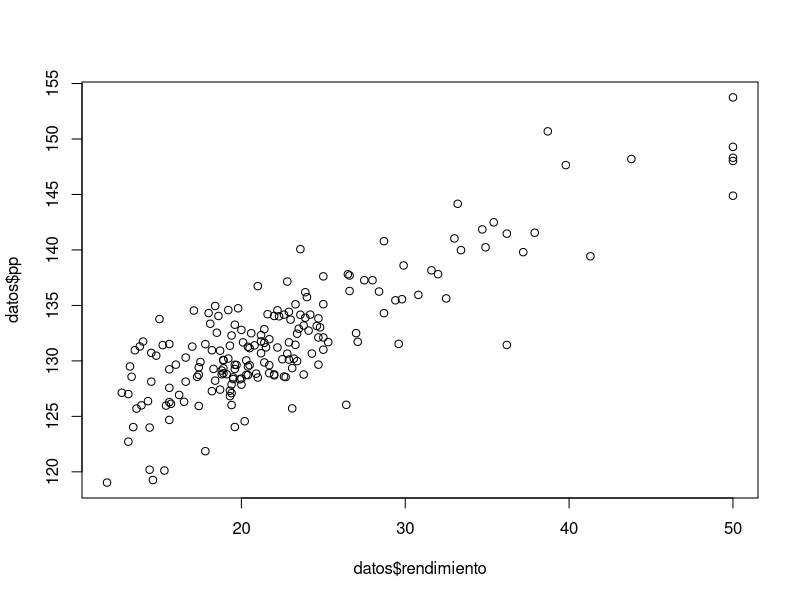
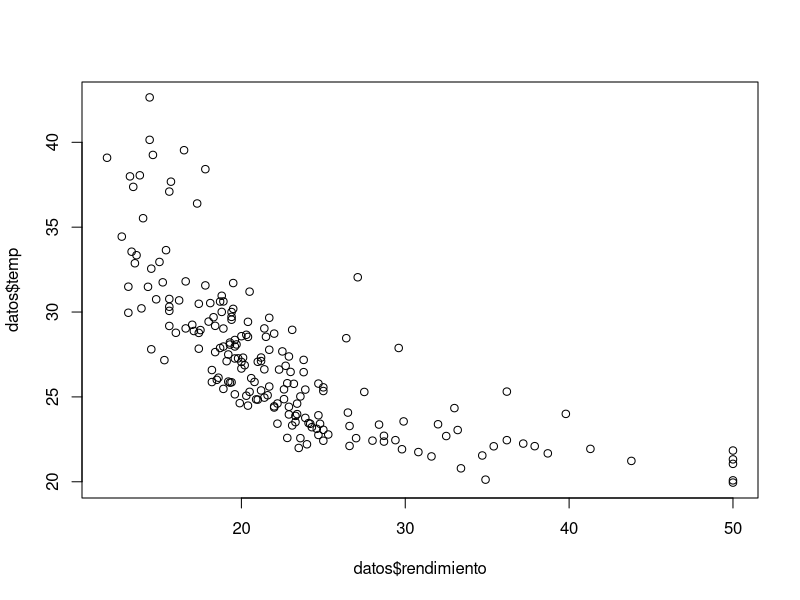
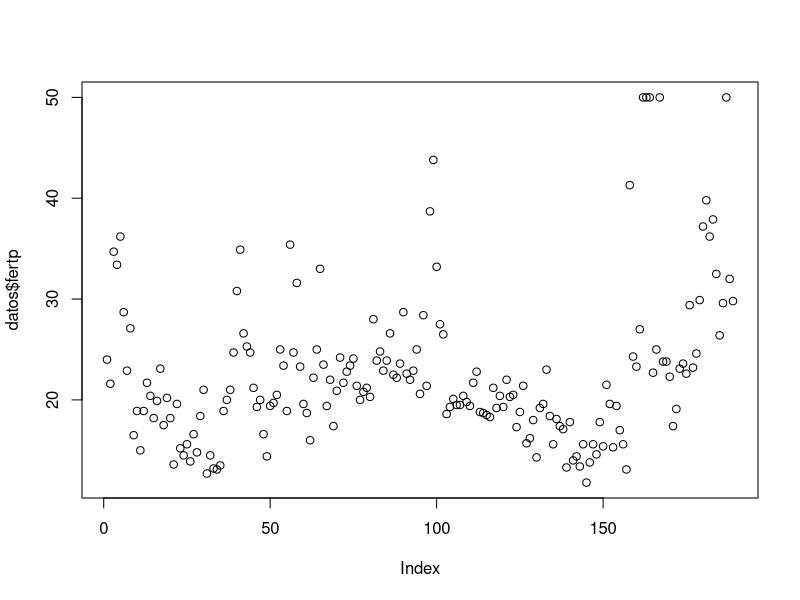
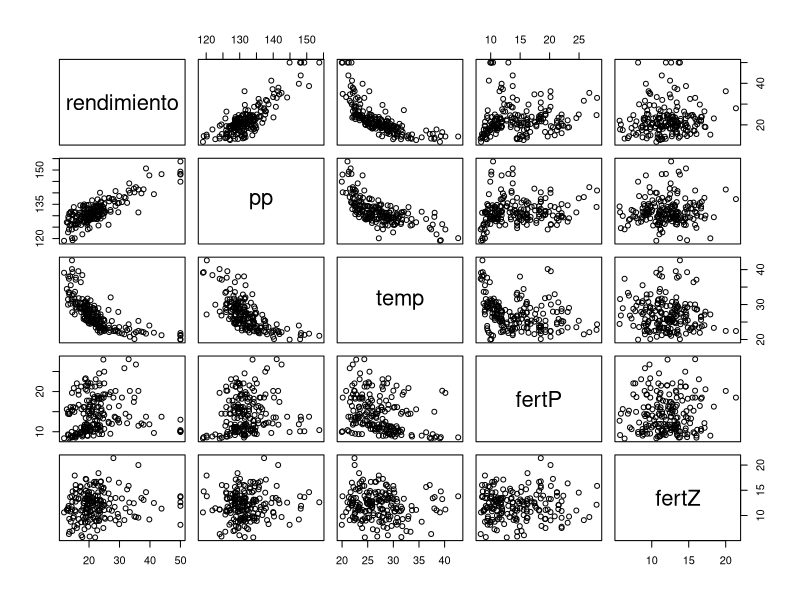
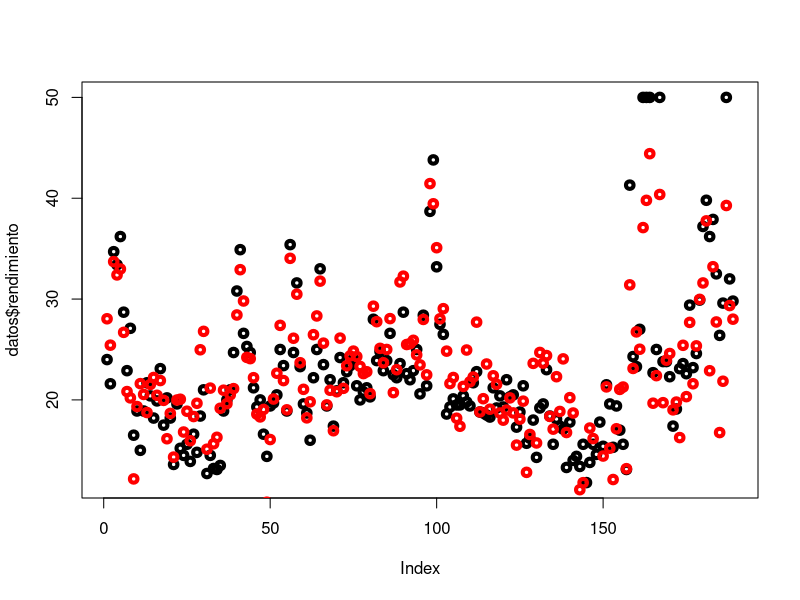

Reproduce these figures in R, in order.
#Clase regresion tridimencional
setwd("C:/Users/Alumno/Desktop/Estadistica2/P8/")

#predecir y en funcion de x1 y x2
#lm(y~ x1+x2, data = DATOS )
#lm(y~.,data= DATOs) en funcion de todas
#lm(y~1,data = DATS) solo tiene en cuenta la ordenada al orifge
#summary(lm..)...
#ajuste$fitted.values

###EJ1###
rm(list=ls())
graphics.off()
datos<-read.table("datossoja.txt")
datos2<-datos[,1:3]

#luego de graficar determinar cuales pueden seguir un modelo lineal.. q es el que conocemos
cor(datos)
 
pp<-cor.test(datos$rendimiento,datos$pp)
temp<-cor.test(datos$rendimiento,datos$temp)
fertp<-cor.test(datos$rendimiento,datos$fertP)
fertz<-cor.test(datos$rendimiento,datos$fertZ)

#correlacion con la pp y la temp. significatica
#se pueden usar esas dos variables para hacer un modelo lineal
#ya que son las que mas importan

###
library(corrplot)

###

plot(datos$rendimiento,datos$pp)
plot(datos$rendimiento,datos$temp)
plot(datos$rendimiento,datos$fertp)
plot(datos)

ajuste<-lm(rendimiento ~ .,data=datos2)
#ajuste da la pendiente estmada pero eso no nos dice nada
#summary 
#se fija como aporta cada variable al modelo
#p value si son significativos ***..
#ajusted r-squared mide con la cantidad de varibles que se ponen en el modelo.
#cuando hay muchas variables combiene mirar este
#F estadistico y grados de libertad y pvalor al test
#tiene una varianza explicada del 74% y es sifnificativo por... test de fisher, h0 h1, significacion
#rechazo h0 entonces existe al menos un i que es != de 0.
#grados de libertad n-1-2 (i=2)
plot(datos$rendimiento,lwd=4)
points(ajuste$fitted.values,col="red",lwd=4)
